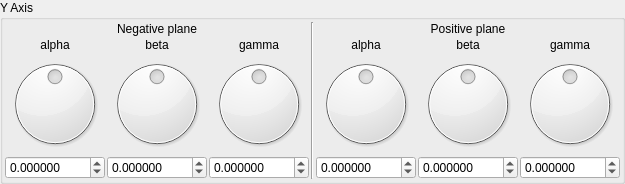
       <widget class="QGroupBox" name="groupBox_6">
        <property name="title">
         <string>Y Axis</string>
        </property>
        <layout class="QVBoxLayout" name="verticalLayout_6">
         <property name="spacing">
          <number>2</number>
         </property>
         <property name="leftMargin">
          <number>2</number>
         </property>
         <property name="topMargin">
          <number>2</number>
         </property>
         <property name="rightMargin">
          <number>2</number>
         </property>
         <property name="bottomMargin">
          <number>2</number>
         </property>
         <item>
          <layout class="QGridLayout" name="gridLayout_6">
           <property name="spacing">
            <number>2</number>
           </property>
           <item row="3" column="0">
            <widget class="MyDoubleSpinBox" name="spinboxd3_mandelbox_rotation_neg_2_x">
             <property name="sizePolicy">
              <sizepolicy hsizetype="Minimum" vsizetype="Maximum">
               <horstretch>0</horstretch>
               <verstretch>0</verstretch>
              </sizepolicy>
             </property>
             <property name="prefix">
              <string/>
             </property>
             <property name="suffix">
              <string/>
             </property>
             <property name="decimals">
              <number>6</number>
             </property>
             <property name="minimum">
              <double>-180.000000000000000</double>
             </property>
             <property name="maximum">
              <double>180.000000000000000</double>
             </property>
             <property name="singleStep">
              <double>1.000000000000000</double>
             </property>
            </widget>
           </item>
           <item row="1" column="0">
            <widget class="QLabel" name="label_33">
             <property name="text">
              <string notr="true">alpha</string>
             </property>
             <property name="alignment">
              <set>Qt::AlignCenter</set>
             </property>
            </widget>
           </item>
           <item row="2" column="2">
            <widget class="QDial" name="dial3_mandelbox_rotation_neg_2_z">
             <property name="minimum">
              <number>-18000</number>
             </property>
             <property name="maximum">
              <number>18000</number>
             </property>
             <property name="wrapping">
              <bool>true</bool>
             </property>
            </widget>
           </item>
           <item row="2" column="6">
            <widget class="QDial" name="dial3_mandelbox_rotation_pos_2_z">
             <property name="minimum">
              <number>-18000</number>
             </property>
             <property name="maximum">
              <number>18000</number>
             </property>
             <property name="wrapping">
              <bool>true</bool>
             </property>
            </widget>
           </item>
           <item row="1" column="6">
            <widget class="QLabel" name="label_34">
             <property name="text">
              <string notr="true">gamma</string>
             </property>
             <property name="alignment">
              <set>Qt::AlignCenter</set>
             </property>
            </widget>
           </item>
           <item row="0" column="4" colspan="3">
            <widget class="QLabel" name="label_35">
             <property name="text">
              <string>Positive plane</string>
             </property>
             <property name="alignment">
              <set>Qt::AlignCenter</set>
             </property>
            </widget>
           </item>
           <item row="0" column="0" colspan="3">
            <widget class="QLabel" name="label_36">
             <property name="text">
              <string>Negative plane</string>
             </property>
             <property name="alignment">
              <set>Qt::AlignCenter</set>
             </property>
            </widget>
           </item>
           <item row="1" column="2">
            <widget class="QLabel" name="label_30">
             <property name="text">
              <string notr="true">gamma</string>
             </property>
             <property name="alignment">
              <set>Qt::AlignCenter</set>
             </property>
            </widget>
           </item>
           <item row="2" column="0">
            <widget class="QDial" name="dial3_mandelbox_rotation_neg_2_x">
             <property name="minimum">
              <number>-18000</number>
             </property>
             <property name="maximum">
              <number>18000</number>
             </property>
             <property name="invertedAppearance">
              <bool>false</bool>
             </property>
             <property name="wrapping">
              <bool>true</bool>
             </property>
             <property name="notchesVisible">
              <bool>false</bool>
             </property>
            </widget>
           </item>
           <item row="2" column="1">
            <widget class="QDial" name="dial3_mandelbox_rotation_neg_2_y">
             <property name="minimum">
              <number>-18000</number>
             </property>
             <property name="maximum">
              <number>18000</number>
             </property>
             <property name="wrapping">
              <bool>true</bool>
             </property>
            </widget>
           </item>
           <item row="1" column="1">
            <widget class="QLabel" name="label_37">
             <property name="text">
              <string notr="true">beta</string>
             </property>
             <property name="alignment">
              <set>Qt::AlignCenter</set>
             </property>
            </widget>
           </item>
           <item row="2" column="4">
            <widget class="QDial" name="dial3_mandelbox_rotation_pos_2_x">
             <property name="minimum">
              <number>-18000</number>
             </property>
             <property name="maximum">
              <number>18000</number>
             </property>
             <property name="wrapping">
              <bool>true</bool>
             </property>
            </widget>
           </item>
           <item row="2" column="5">
            <widget class="QDial" name="dial3_mandelbox_rotation_pos_2_y">
             <property name="minimum">
              <number>-18000</number>
             </property>
             <property name="maximum">
              <number>18000</number>
             </property>
             <property name="wrapping">
              <bool>true</bool>
             </property>
            </widget>
           </item>
           <item row="3" column="5">
            <widget class="MyDoubleSpinBox" name="spinboxd3_mandelbox_rotation_pos_2_y">
             <property name="sizePolicy">
              <sizepolicy hsizetype="Minimum" vsizetype="Maximum">
               <horstretch>0</horstretch>
               <verstretch>0</verstretch>
              </sizepolicy>
             </property>
             <property name="prefix">
              <string/>
             </property>
             <property name="suffix">
              <string/>
             </property>
             <property name="decimals">
              <number>6</number>
             </property>
             <property name="minimum">
              <double>-180.000000000000000</double>
             </property>
             <property name="maximum">
              <double>180.000000000000000</double>
             </property>
             <property name="singleStep">
              <double>1.000000000000000</double>
             </property>
            </widget>
           </item>
           <item row="3" column="6">
            <widget class="MyDoubleSpinBox" name="spinboxd3_mandelbox_rotation_pos_2_z">
             <property name="sizePolicy">
              <sizepolicy hsizetype="Minimum" vsizetype="Maximum">
               <horstretch>0</horstretch>
               <verstretch>0</verstretch>
              </sizepolicy>
             </property>
             <property name="prefix">
              <string/>
             </property>
             <property name="suffix">
              <string/>
             </property>
             <property name="decimals">
              <number>6</number>
             </property>
             <property name="minimum">
              <double>-180.000000000000000</double>
             </property>
             <property name="maximum">
              <double>180.000000000000000</double>
             </property>
             <property name="singleStep">
              <double>1.000000000000000</double>
             </property>
            </widget>
           </item>
           <item row="3" column="4">
            <widget class="MyDoubleSpinBox" name="spinboxd3_mandelbox_rotation_pos_2_x">
             <property name="sizePolicy">
              <sizepolicy hsizetype="Minimum" vsizetype="Maximum">
               <horstretch>0</horstretch>
               <verstretch>0</verstretch>
              </sizepolicy>
             </property>
             <property name="prefix">
              <string/>
             </property>
             <property name="suffix">
              <string/>
             </property>
             <property name="decimals">
              <number>6</number>
             </property>
             <property name="minimum">
              <double>-180.000000000000000</double>
             </property>
             <property name="maximum">
              <double>180.000000000000000</double>
             </property>
             <property name="singleStep">
              <double>1.000000000000000</double>
             </property>
            </widget>
           </item>
           <item row="3" column="1">
            <widget class="MyDoubleSpinBox" name="spinboxd3_mandelbox_rotation_neg_2_y">
             <property name="sizePolicy">
              <sizepolicy hsizetype="Minimum" vsizetype="Maximum">
               <horstretch>0</horstretch>
               <verstretch>0</verstretch>
              </sizepolicy>
             </property>
             <property name="prefix">
              <string/>
             </property>
             <property name="suffix">
              <string/>
             </property>
             <property name="decimals">
              <number>6</number>
             </property>
             <property name="minimum">
              <double>-180.000000000000000</double>
             </property>
             <property name="maximum">
              <double>180.000000000000000</double>
             </property>
             <property name="singleStep">
              <double>1.000000000000000</double>
             </property>
            </widget>
           </item>
           <item row="3" column="2">
            <widget class="MyDoubleSpinBox" name="spinboxd3_mandelbox_rotation_neg_2_z">
             <property name="sizePolicy">
              <sizepolicy hsizetype="Minimum" vsizetype="Maximum">
               <horstretch>0</horstretch>
               <verstretch>0</verstretch>
              </sizepolicy>
             </property>
             <property name="prefix">
              <string/>
             </property>
             <property name="suffix">
              <string/>
             </property>
             <property name="decimals">
              <number>6</number>
             </property>
             <property name="minimum">
              <double>-180.000000000000000</double>
             </property>
             <property name="maximum">
              <double>180.000000000000000</double>
             </property>
             <property name="singleStep">
              <double>1.000000000000000</double>
             </property>
            </widget>
           </item>
           <item row="1" column="4">
            <widget class="QLabel" name="label_31">
             <property name="text">
              <string notr="true">alpha</string>
             </property>
             <property name="alignment">
              <set>Qt::AlignCenter</set>
             </property>
            </widget>
           </item>
           <item row="1" column="5">
            <widget class="QLabel" name="label_32">
             <property name="text">
              <string notr="true">beta</string>
             </property>
             <property name="alignment">
              <set>Qt::AlignCenter</set>
             </property>
            </widget>
           </item>
           <item row="0" column="3" rowspan="4">
            <widget class="Line" name="line_2">
             <property name="orientation">
              <enum>Qt::Vertical</enum>
             </property>
            </widget>
           </item>
          </layout>
         </item>
        </layout>
       </widget>
